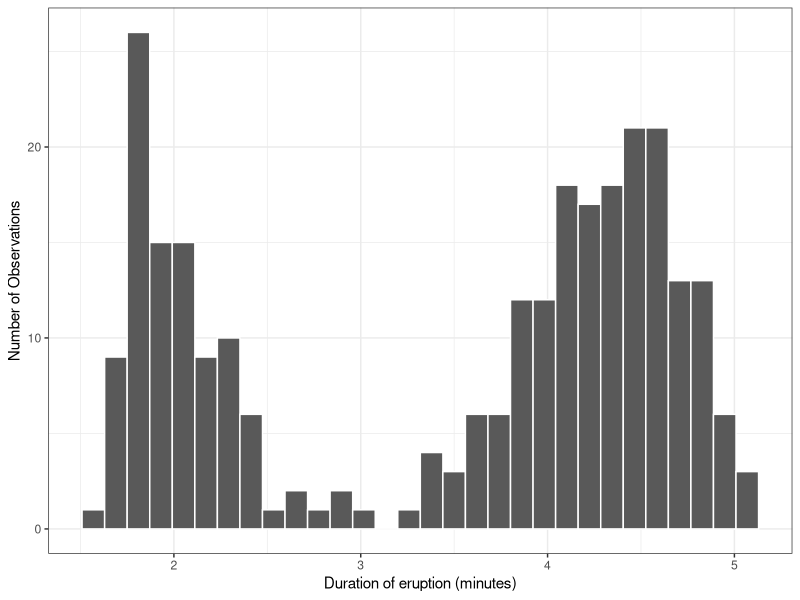
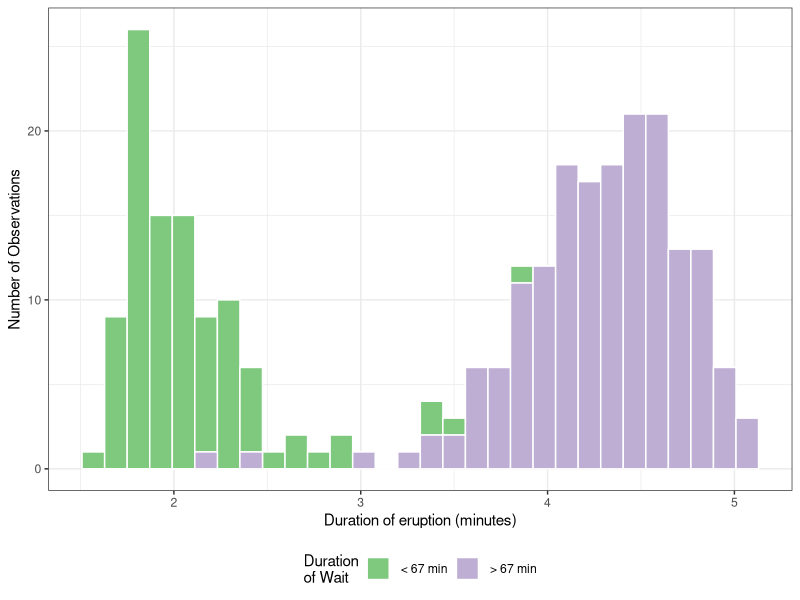
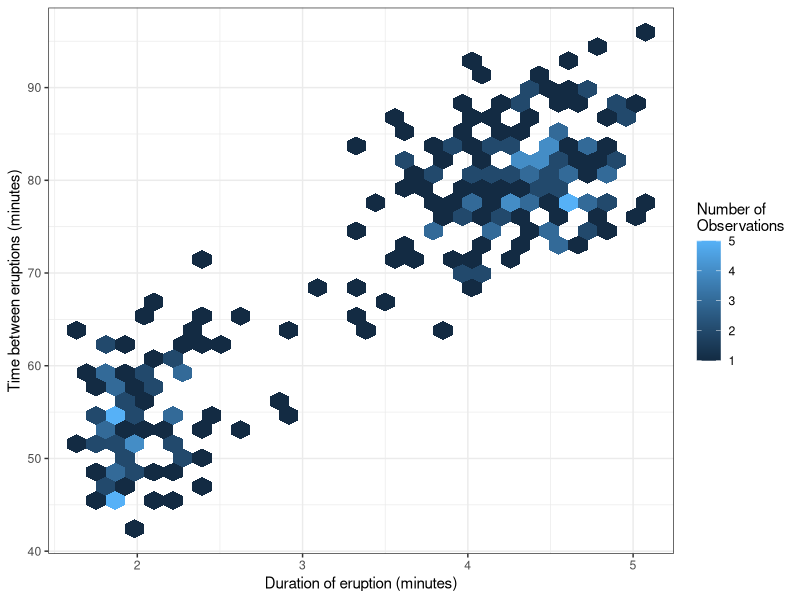

Generate these figures, in order, with R:
## ---- chunk 1
knitr::opts_chunk$set(echo = TRUE, message = FALSE, warning = FALSE)

library(tidyverse)

## ---- chunk 2
faithful %>%
  ggplot(aes(x = eruptions)) + 
    geom_histogram(color = "white") +
    theme_bw() +
    labs(x = "Duration of eruption (minutes)", 
         y = "Number of Observations")
## ---- chunk 3
faithful %>%
  mutate(waiting_group = case_when(waiting < 67 ~ " < 67 min",
                                   waiting >= 67 ~ " > 67 min")) %>%
  ggplot(aes(x = eruptions, fill = waiting_group)) + 
    geom_histogram(color = "white") +
    scale_fill_brewer(type = "qual") +
    theme_bw() + theme(legend.position = "bottom") +
    labs(x = "Duration of eruption (minutes)", 
         fill = "Duration\nof Wait", y = "Number of Observations")
## ---- chunk 4
faithful %>%
ggplot(aes(x = eruptions, y = waiting)) + 
  geom_hex() + theme_bw() +
  labs(x = "Duration of eruption (minutes)", 
       y = "Time between eruptions (minutes)", 
       fill = "Number of\nObservations")
